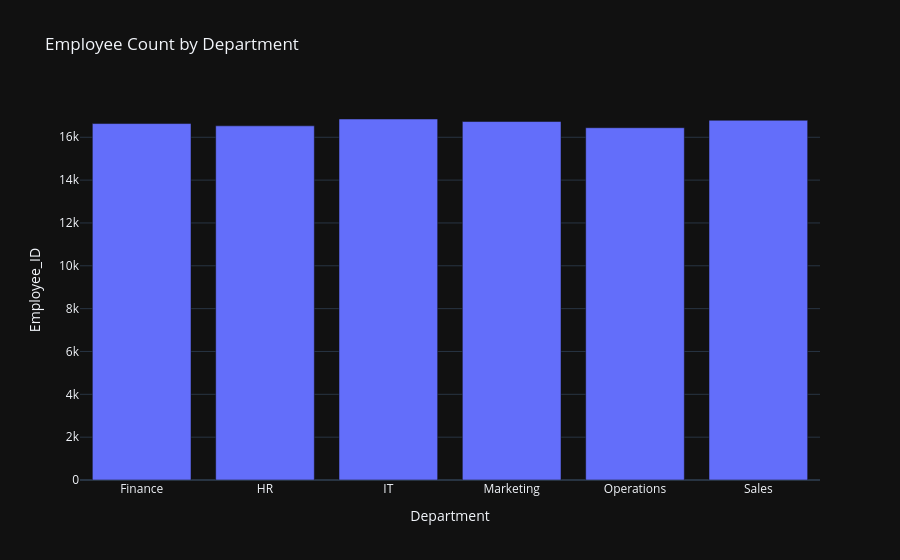

Notebook code for this chart:
### Code cell
# ==========================
# 1. Employee count by department
# ==========================
dept = df.groupby("Department")["Employee_ID"].count().reset_index()

fig1 = px.bar(
    dept,
    x="Department",
    y="Employee_ID",
    title="Employee Count by Department"
)
fig1.show()

### Figure 1 — Plotly figure (JSON) as saved in the notebook; plotly's stock layout.template omitted (floating-point values rounded to 4 significant figures)
{"data": [{"hovertemplate": "Department=%{x}<br>Employee_ID=%{y}<extra></extra>", "legendgroup": "", "marker": {"color": "#636efa", "pattern": {"shape": ""}}, "name": "", "orientation": "v", "showlegend": false, "textposition": "auto", "x": ["Finance", "HR", "IT", "Marketing", "Operations", "Sales"], "xaxis": "x", "y": [16640, 16534, 16853, 16735, 16446, 16792], "yaxis": "y", "type": "bar"}], "layout": {"xaxis": {"anchor": "y", "domain": [0.0, 1.0], "title": {"text": "Department"}}, "yaxis": {"anchor": "x", "domain": [0.0, 1.0], "title": {"text": "Employee_ID"}}, "legend": {"tracegroupgap": 0}, "title": {"text": "Employee Count by Department"}, "barmode": "relative"}}
